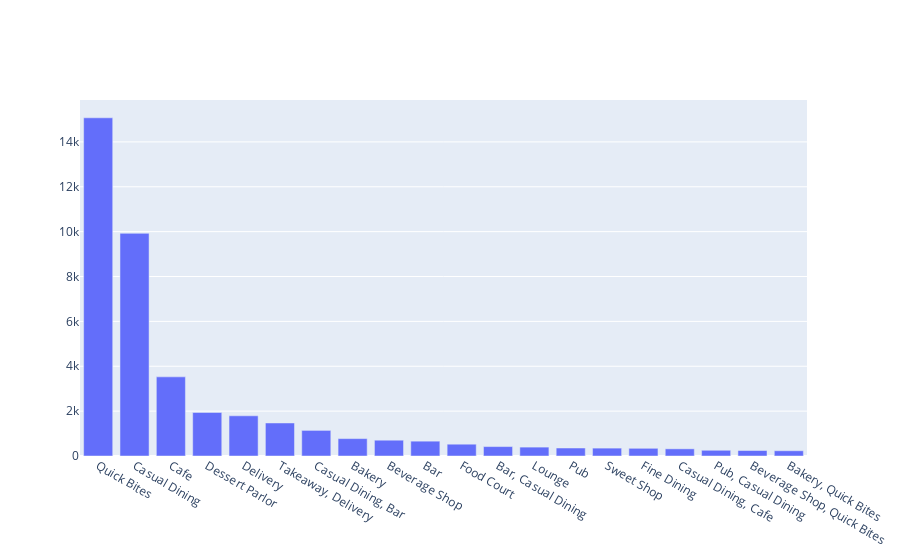

Source (notebook cell):
### Code cell
trace2 = go.Bar(x = df.rest_type.value_counts().nlargest(20).index, 
                y = df.rest_type.value_counts().nlargest(20))
iplot([trace2])

### Figure 1 — Plotly figure (JSON) as saved in the notebook; plotly's stock layout.template omitted (floating-point values rounded to 4 significant figures)
{"data": [{"type": "bar", "x": ["Quick Bites", "Casual Dining", "Cafe", "Dessert Parlor", "Delivery", "Takeaway, Delivery", "Casual Dining, Bar", "Bakery", "Beverage Shop", "Bar", "Food Court", "Bar, Casual Dining", "Lounge", "Pub", "Sweet Shop", "Fine Dining", "Casual Dining, Cafe", "Pub, Casual Dining", "Beverage Shop, Quick Bites", "Bakery, Quick Bites"], "y": [15073, 9923, 3527, 1939, 1791, 1472, 1141, 775, 704, 661, 526, 420, 396, 356, 351, 343, 319, 255, 244, 234]}], "layout": {}}
